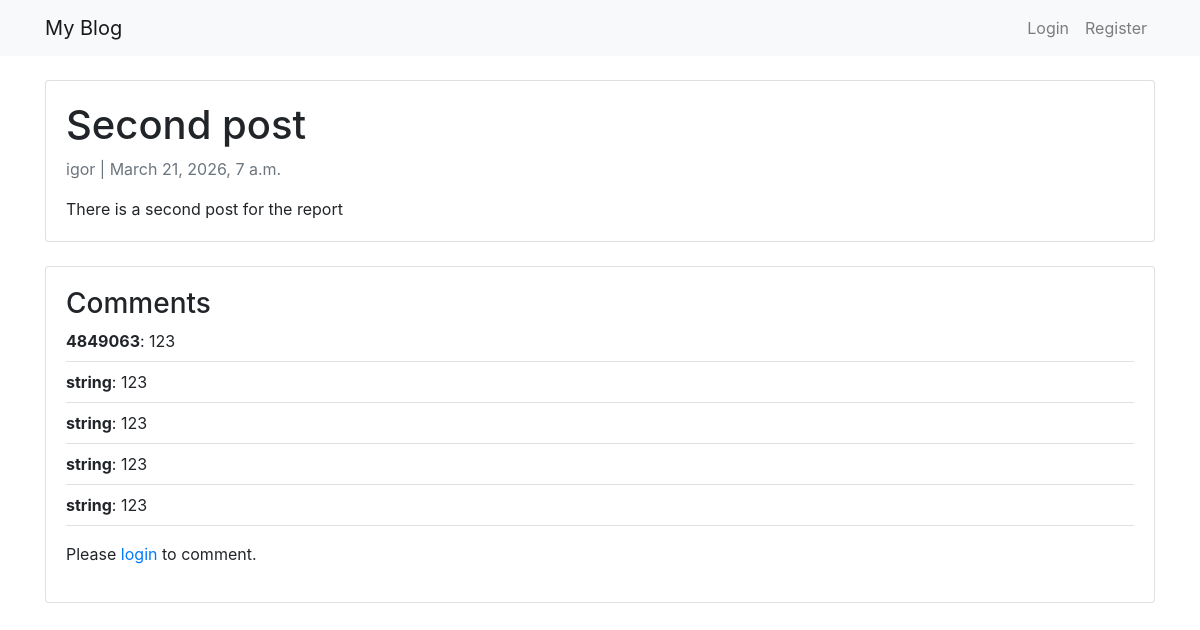
The app's page /second-post/ with its own data.
### app/models.py (models this page shows, shortened)
class Post(models.Model):
    title = models.CharField(max_length=200, unique=True)
    slug = models.SlugField(max_length=200, unique=True)
    author = models.ForeignKey(User, on_delete=models.CASCADE, related_name='blog_posts')
    updated_on = models.DateTimeField(auto_now=True)
    content = models.TextField()
    created_on = models.DateTimeField(auto_now_add=True)
    status = models.IntegerField(choices=STATUS, default=0)
    class Meta:
        ordering = ['-created_on']

class Comment(models.Model):
    post = models.ForeignKey(Post, on_delete=models.CASCADE, related_name='comments')
    user = models.ForeignKey(User, on_delete=models.CASCADE)
    body = models.TextField()
    created_on = models.DateTimeField(auto_now_add=True)
    class Meta:
        ordering = ['created_on']

### app/views.py (the view, shortened to what this page needs)
# urls.py: path('<slug:slug>/', views.post_detail, name='post_detail'),
def post_detail(request, slug):
    post = get_object_or_404(Post, slug=slug)
    comments = post.comments.all()
    return render(request, 'post_detail.html', {'post':post, 'comments':comments, 'comment_form':CommentForm()})

### templates/post_detail.html
{% extends 'base.html' %}
{% block content %}
<div class="card mt-4 shadow-sm">
    <div class="card-body">
        <h1>{{ post.title }}</h1>
        <p class="text-muted">{{ post.author }} | {{ post.created_on }}</p>
        <div class="card-text">{{ post.content | safe }}</div>
    </div>
</div>
<div class="card mt-4 shadow-sm">
    <div class="card-body">
        <h3>Comments</h3>
        {% for c in comments %}
        <div class="border-bottom mb-2 pb-2"><b>{{ c.user.username }}</b>: {{ c.body }}</div>
        {% endfor %}
        {% if user.is_authenticated %}
        <form method="post" class="mt-3">
            {% csrf_token %}
            <textarea name="body" class="form-control" rows="3" required></textarea>
            <button type="submit" class="btn btn-primary btn-sm mt-2">Post Comment</button>
        </form>
        {% else %}
        <p class="mt-3">Please <a href="{% url 'login' %}">login</a> to comment.</p>
        {% endif %}
    </div>
</div>
{% endblock %}

### templates/base.html (shortened to what this page needs)
<!DOCTYPE html>
<html>
<head>
    <link rel="stylesheet" href="https://maxcdn.bootstrapcdn.com/bootstrap/4.0.0/css/bootstrap.min.css">
</head>
<body>
    <nav class="navbar navbar-expand-lg navbar-light bg-light shadow-sm">
        <div class="container">
            <a class="navbar-brand" href="{% url 'home' %}">My Blog</a>
            <div class="navbar-nav ml-auto">
                {% if user.is_authenticated %}
                <span class="nav-item nav-link">Hi, {{ user.username }}</span>
                <a class="nav-item nav-link text-danger" href="{% url 'logout' %}">Logout</a>
                {% else %}
                <a class="nav-item nav-link" href="{% url 'login' %}">Login</a>
                <a class="nav-item nav-link" href="{% url 'register' %}">Register</a>
                {% endif %}
            </div>
        </div>
    </nav>
    <div class="container">
        {% block content %}{% endblock %}
    </div>
</body>
</html>

### records on screen
Post: title "Second post", author "igor", created_on "March 21, 2026, 7 a.m.", content "There is a second post for the report"
Comment: user.username "4849063", body "123"
Comment: user.username "string", body "123"
Comment: user.username "string", body "123"
Comment: user.username "string", body "123"
Comment: user.username "string", body "123"
